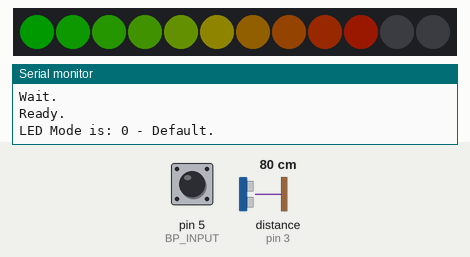
A sketch run on a simulated Arduino Uno, built with avr-gcc and run on an emulated ATmega328P. On the bench: 12 RGB LEDs in strip order, left to right, the last lines printed to the serial monitor. Wiring (inferred from the names in the program): ultrasonic range finder: trigger pin 2; echo pin 3. The inputs (shaded band) are chosen by the test bench; at power-on: distance to the obstacle (sensor on pin 3) 80 cm, pin 5 (BP_INPUT) HIGH. The echo pulse lasts 58.3 µs per cm; dim RGB values are drawn brighter than linear; random numbers use the default seed unless the sketch sets one.

Above: at 4.2 s.
4.3 s: distance to the obstacle (sensor on pin 3) set to 120 cm
At 6.9 s:
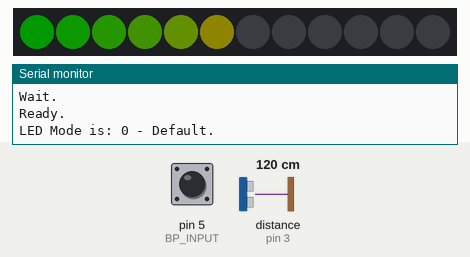
7.4 s: pin 5 (BP_INPUT) pulled LOW for 0.15 s
At 8.7 s:
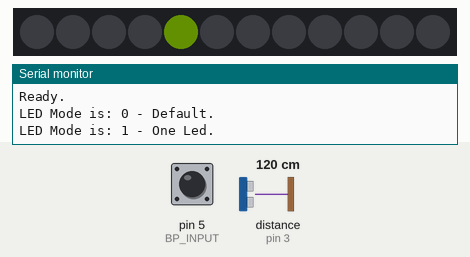
10.6 s: pin 5 (BP_INPUT) pulled LOW for 0.15 s
At 10.91 s:
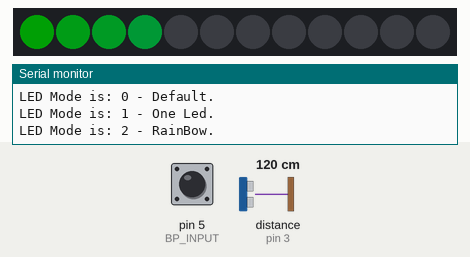
11.3 s: distance to the obstacle (sensor on pin 3) set to 163 cm
At 12.15 s:
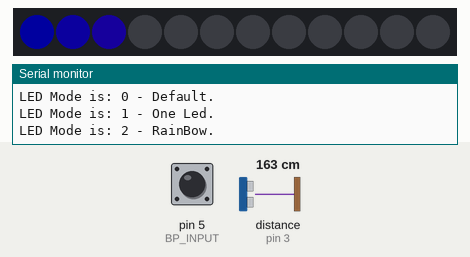
13.3 s: distance to the obstacle (sensor on pin 3) set to 157 cm
At 14.39 s:
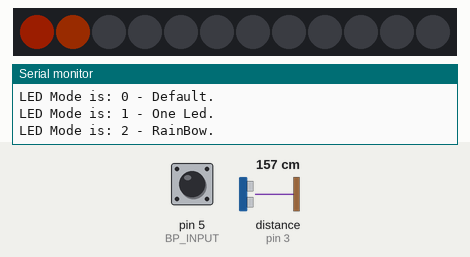
15.1 s: pin 5 (BP_INPUT) pulled LOW for 0.15 s
At 16.05 s:
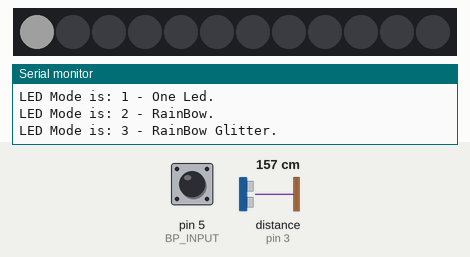

Measured:
- after the input at 10.6 s, the LEDs: change after 0.15 s (image 3)
- what the display in image 1 shows lasts 1.1 s, from 6.1 s to 7.2 s
- what the display in image 2 shows lasts 1.6 s, from 7.6 s to 9.2 s

The sketch:

UltraSonicMeter_V1.ino
```cpp
#include <Arduino.h>
#include "FastLED.h"

// Distance for 100->0%
#define DISTANCE_MIN_CM    30
#define DISTANCE_MAX_CM   160

// Loop update (seem fine with 500)
#define LOOP_UPDATE_MS    500

// Default Mode Red/Green balance
#define LED_R_K  23  // Max 23 (255/11)
#define LED_G_K  18  // Max 23 (255/11)

/// !!! CAUTION THESE SETTINGS ARE HW RELATED !!!
#define USONIC_OUTPUT 2
#define USONIC_INPUT  3
#define USONIC_PULSE_US      25
#define USONIC_ECHO_MAX_US  (30*1000UL) // 30 ms: about 5.1 meters (with debounce)

#define WS2812B_OUTPUT  4
#define BP_INPUT        5

uint16_t Loop_Counter;
uint16_t Distance_CM;
uint32_t Loop_Ref_Ms;
uint8_t  LED_Hue;

typedef enum
{
  LED_MODE__DEFAULT = 0,
  LED_MODE__ONE_LED,
  LED_MODE__RAINBOW,
  LED_MODE__RAINBOW_GLITTER,
  LED_MODE__CONFETTI,
  LED_MODE__SINELON,
  LED_MODE__BPM,
  LED_MODE__JUGGLE,
  LED_MODE__COUNT
} LED_Mode_t;
LED_Mode_t LED_Mode;

void Debug_PrintMode()
{
  Serial.print("LED Mode is: "); Serial.print(LED_Mode); Serial.print(" - ");
  switch(LED_Mode)
  {
    case LED_MODE__DEFAULT:         Serial.print("Default");          break;
    case LED_MODE__ONE_LED:         Serial.print("One Led");          break;
    case LED_MODE__RAINBOW:         Serial.print("RainBow");          break;
    case LED_MODE__RAINBOW_GLITTER: Serial.print("RainBow Glitter");  break;
    case LED_MODE__CONFETTI:        Serial.print("Confetti");         break;
    case LED_MODE__SINELON:         Serial.print("Sinelon");          break;
    case LED_MODE__BPM:             Serial.print("BPM");              break;
    case LED_MODE__JUGGLE:          Serial.print("Juggle");           break;
  }
  Serial.println(".");
}

typedef enum
{
  LED_BRIGHTNESS__LOW = 32,
  LED_BRIGHTNESS__MED = 48,
  LED_BRIGHTNESS__HIG = 64,
} LED_Brightness_t;
LED_Brightness_t LED_Brightness;

void Debug_PrintBrightness()
{
  Serial.print("LED Brightness is: "); Serial.print(LED_Brightness); Serial.print(" - ");
  switch(LED_Brightness)
  {
    case LED_BRIGHTNESS__LOW: Serial.print("LOW");  break;
    case LED_BRIGHTNESS__MED: Serial.print("MED");  break;
    case LED_BRIGHTNESS__HIG: Serial.print("HIG");  break;
  }
  Serial.println(".");
}

// Definition des LEDs
#define LED_COUNT 12
CRGB LEDs[LED_COUNT];
void setup()
{
  Serial.begin(115200);
  Serial.println("Wait.");

  // Reset
  Loop_Counter = 0;
  Distance_CM = 0;
  LED_Mode = LED_MODE__DEFAULT;
  LED_Hue = 0;
  LED_Brightness = LED_BRIGHTNESS__LOW;

  // Wait Bootup confirmation time
  delay(3000);

  // Init des LEDs de type "WS2812B"
  FastLED.addLeds<WS2812B, WS2812B_OUTPUT, GRB>(LEDs, LED_COUNT);

  // set master brightness control
  FastLED.setBrightness(LED_Brightness);

  // Init
  pinMode(USONIC_OUTPUT, OUTPUT);
  pinMode(USONIC_INPUT, INPUT);
  pinMode(BP_INPUT, INPUT_PULLUP);

  // Go !
  Serial.println("Ready.");
  Loop_Ref_Ms = millis();
  Debug_PrintMode();
}

uint16_t UltraSonic_Distance_CM()
{
  uint32_t EchoDurationUs = 0;

noInterrupts();

  // Send Pulse
  digitalWrite(USONIC_OUTPUT, HIGH);
  delayMicroseconds(USONIC_PULSE_US);
  digitalWrite(USONIC_OUTPUT, LOW);

  // Wait Echo
  EchoDurationUs = pulseIn(USONIC_INPUT, HIGH);

interrupts();

  // Debug
  // Serial.print("EchoDurationUs: "); Serial.println(EchoDurationUs);

  // Convert µS into CM
  // (340.29 * 100) / (1000 * 1000 * 2) ~ 17 / 1000
  if (EchoDurationUs < USONIC_ECHO_MAX_US)
  {
    return (uint16_t)(((EchoDurationUs * 17) + (500UL))/1000UL);
  }
  return 0;
}

uint16_t UltraSonic_Filter(uint16_t New, uint16_t Old)
{
  return (uint16_t)(((uint32_t)New+(3UL*(uint32_t)Old)+2UL)/4UL);
  //return New;
}

void LEDS_Update(uint8_t Percent)
{
  uint8_t LED_Count = 0;
  for(uint8_t i=0; i<LED_COUNT; ++i)
  {
    LEDs[i] = CRGB(0, 0, 0);
  }

  if (Percent >   0)  { LEDs[0]  = CRGB(0*LED_R_K,  11*LED_G_K, 0); ++LED_Count; }
  if (Percent >=  9)  { LEDs[1]  = CRGB(1*LED_R_K,  10*LED_G_K, 0); ++LED_Count; }
  if (Percent >= 18)  { LEDs[2]  = CRGB(2*LED_R_K,  9 *LED_G_K, 0); ++LED_Count; }
  if (Percent >= 27)  { LEDs[3]  = CRGB(3*LED_R_K,  8 *LED_G_K, 0); ++LED_Count; }
  if (Percent >= 36)  { LEDs[4]  = CRGB(4*LED_R_K,  7 *LED_G_K, 0); ++LED_Count; }
  if (Percent >= 45)  { LEDs[5]  = CRGB(5*LED_R_K,  6 *LED_G_K, 0); ++LED_Count; }
  if (Percent >= 54)  { LEDs[6]  = CRGB(6*LED_R_K,  5 *LED_G_K, 0); ++LED_Count; }
  if (Percent >= 63)  { LEDs[7]  = CRGB(7*LED_R_K,  4 *LED_G_K, 0); ++LED_Count; }
  if (Percent >= 72)  { LEDs[8]  = CRGB(8*LED_R_K,  3 *LED_G_K, 0); ++LED_Count; }
  if (Percent >= 81)  { LEDs[9]  = CRGB(9*LED_R_K,  2 *LED_G_K, 0); ++LED_Count; }
  if (Percent >= 90)  { LEDs[10] = CRGB(10*LED_R_K, 1 *LED_G_K, 0); ++LED_Count; }
  if (Percent >= 99)  { LEDs[11] = CRGB(11*LED_R_K, 0 *LED_G_K, 0); ++LED_Count; }

  // Apply Mode
  switch(LED_Mode)
  {
    case LED_MODE__ONE_LED:
    {
      for(uint8_t i=LED_COUNT-1; i>0; --i)
      {
        if (CRGB(0, 0, 0) != LEDs[i])
        {
          // Cancel previous LEDs
          while (i--)
          {
            LEDs[i] = CRGB(0, 0, 0);
          }
          break;
        }
      }
    }
    break;

    case LED_MODE__RAINBOW:
    {
      fill_rainbow(LEDs, LED_Count, LED_Hue, 7);
    }
    break;

    case LED_MODE__RAINBOW_GLITTER:
    {
      fill_rainbow(LEDs, LED_Count, LED_Hue, 7);
      if( random8() < 80/*chanceOfGlitter*/) {
        LEDs[ random16(LED_Count) ] += CRGB::White;
      }
    }
    break;

    case LED_MODE__CONFETTI:
    {
      fadeToBlackBy(LEDs, LED_Count, 10);
      LEDs[random16(LED_Count)] += CHSV( LED_Hue + random8(64), 200, 255);
    }
    break;

    case LED_MODE__SINELON:
    {
      // a colored dot sweeping back and forth, with fading trails
      fadeToBlackBy( LEDs, LED_Count, 20);
      int pos = beatsin16(13,0,LED_Count);
      LEDs[pos] += CHSV( LED_Hue, 255, 192);
    }
    break;

    case LED_MODE__BPM:
    {
      // colored stripes pulsing at a defined Beats-Per-Minute (BPM)
      uint8_t BeatsPerMinute = 62;
      CRGBPalette16 palette = PartyColors_p;
      uint8_t beat = beatsin8( BeatsPerMinute, 64, 255);
      for(uint8_t i = 0; i < LED_Count; i++) { //9948
        LEDs[i] = ColorFromPalette(palette, LED_Hue+(i*2), beat-LED_Hue+(i*10));
      }
    }
    break;

    case LED_MODE__JUGGLE:
    {
      // eight colored dots, weaving in and out of sync with each other
      fadeToBlackBy( LEDs, LED_Count, 20);
      byte dothue = 0;
      for(uint8_t i = 0; i < 8; i++) {
        LEDs[beatsin16(i+7,0,LED_Count)] |= CHSV(dothue, 200, 255);
        dothue += 32;
      }
    }
    break;
  }

  // Final Update
  FastLED.show();
}

void loop()
{
  // Compute Distance in CM
  Distance_CM = UltraSonic_Filter(UltraSonic_Distance_CM(), Distance_CM);

  // Convert Distance in %
  uint8_t Percent = 0;
  if ((Distance_CM > 0) && (Distance_CM < DISTANCE_MAX_CM))
  {
    if (Distance_CM > DISTANCE_MIN_CM)
    {
      Percent = 100 - (uint8_t)((100*(Distance_CM - DISTANCE_MIN_CM)) / (DISTANCE_MAX_CM - DISTANCE_MIN_CM));
    }
    else
    {
      Percent = 100;
    }
  }

  // Print Debug
  // Serial.print("Distance in CM: "); Serial.println(Distance_CM);
  // Serial.print("Distance in %:" );  Serial.println(Percent);
  // Serial.println(" ");

  // Wait Loop
  while ((uint32_t)millis() - Loop_Ref_Ms < LOOP_UPDATE_MS)
  {
    // Detect Press
    if (LOW == digitalRead(BP_INPUT))
    {
      // Wait Release
      delay(100);
      Loop_Ref_Ms = millis();
      while(LOW == digitalRead(BP_INPUT));
      Loop_Ref_Ms = (uint32_t)millis() - Loop_Ref_Ms;

      // Change Mode (short press)
      if (Loop_Ref_Ms < 500)
      {
        LED_Mode = (LED_Mode_t)(LED_Mode+1);
        if (LED_MODE__COUNT == LED_Mode)
        {
          LED_Mode = (LED_Mode_t)0;
        }
        Debug_PrintMode();
      }
      // Change brightness (long press)
      else
      {
        switch(LED_Brightness)
        {
          case LED_BRIGHTNESS__LOW: LED_Brightness = LED_BRIGHTNESS__MED; break;
          case LED_BRIGHTNESS__MED: LED_Brightness = LED_BRIGHTNESS__HIG; break;
          default: LED_Brightness = LED_BRIGHTNESS__LOW;
        }
        Debug_PrintBrightness();

        // set master brightness control
        FastLED.setBrightness(LED_Brightness);
      }
    }

    // Update LEDs
    ++LED_Hue;
    LEDS_Update(Percent);

    // Delay
    delay(20);
  }
  ++Loop_Counter;
  Loop_Ref_Ms = millis();
}
```
